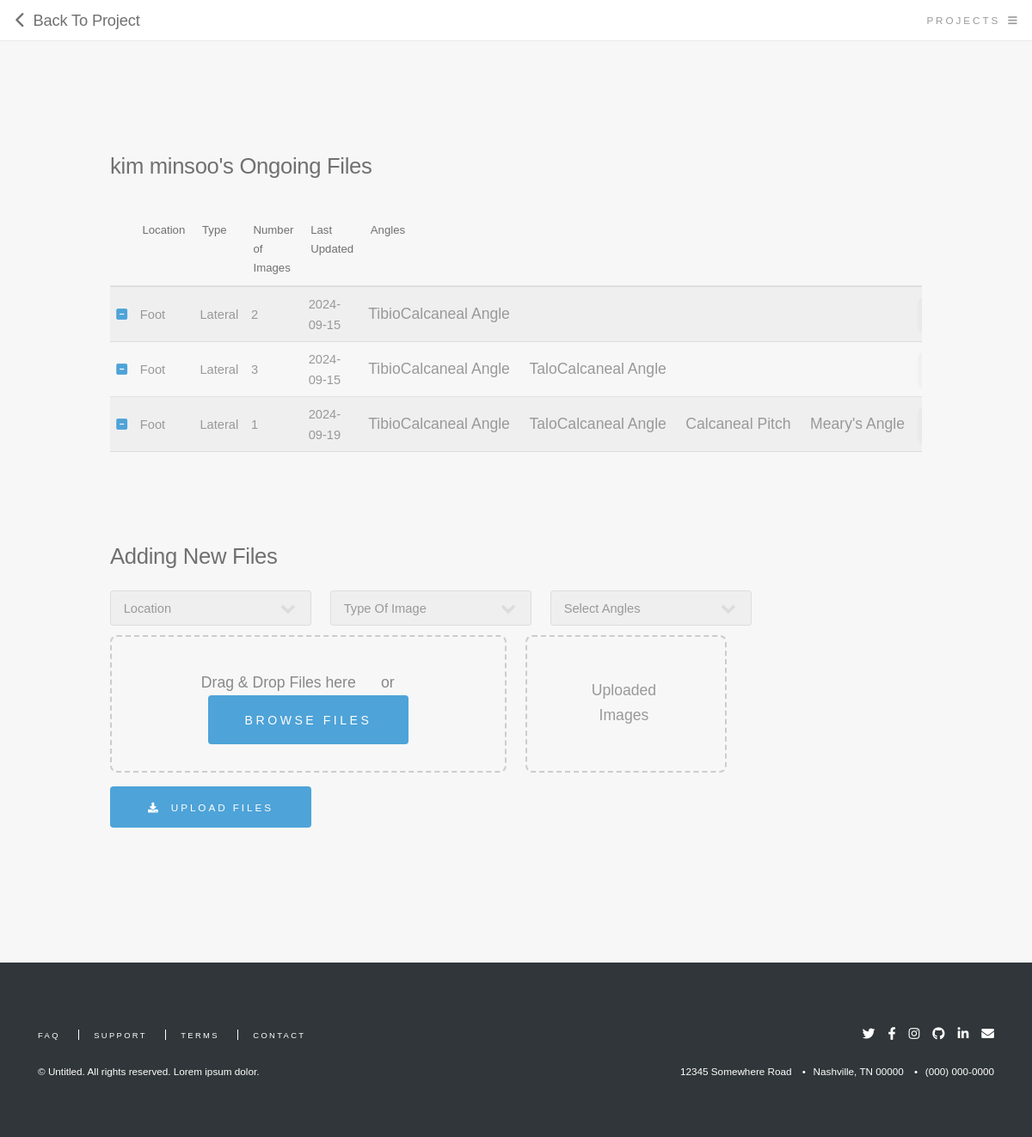
Screenshot of /file/1 (signed in) with the database file from the repository.
### main.py (models this page shows)
class User(db.Model, UserMixin):
    __tablename__ = 'user'
    id = db.Column(db.Integer, primary_key=True)
    name = db.Column(db.String(100), nullable=False)
    email = db.Column(db.String(100), unique=True, nullable=False)
    password = db.Column(db.String(100), nullable=False)
    projects = db.relationship('Project', backref='owner', lazy=True)

class File(db.Model):
    __tablename__ = 'file'
    id = db.Column(db.Integer, primary_key=True)
    name1 = db.Column(db.String(100),nullable=False)
    name2 = db.Column(db.String(100),nullable=False)
    selected_angles = db.Column(db.Text,nullable=False)
    image_data = db.Column(db.String(100), nullable=False)
    image_number = db.Column(db.Integer)
    file_time = db.Column(db.String(100))
    project_id = db.Column(db.Integer, db.ForeignKey('project.id'), nullable=False)
    status = db.Column(db.String, default='pending')
    progress = db.Column(db.Integer, default=0)

### main.py (the view, shortened to what this page needs)
@app.route("/file/<int:project_number>", methods=["GET", "POST"])
@login_required
def file(project_number):
    projects = Project.query.filter_by(user_id=current_user.id).all()
    files = File.query.filter_by(project_id=project_number).all()
    for file in files:
        file.selected_angles = ast.literal_eval(file.selected_angles)
    return render_template('file.html', projects=projects, files=files, project_id=project_number)

### main.py (called while the page is built)
@login_manager.user_loader
def load_user(user_id):
    return db.session.query(User).get(user_id)

### templates/file.html (shortened to what this page needs)
<!DOCTYPE html>
<html>
  <head>
    <link
      rel="stylesheet"
      href="{{ url_for('static', filename='assets/css/main.css') }}"
    />
  </head>
  <body class="is-preload">
    <header id="header">
      <h1>
        <a
          href="{{ url_for('project') }}"
          class="fa-solid fa-chevron-left"
          style="text-decoration: none"
        ></a>
        <a href="{{ url_for('project')  }}">&nbsp;Back To Project</a>
      </h1>
      <a href="#menu">Projects</a>
    </header>
    <section style="padding: 8rem">
      <h2>{{ current_user.name }}'s Ongoing Files</h2>
      <br />
      <div class="table-wrapper">
        <table>
          <thead>
            <tr>
              <th style="width: 2rem"></th>
              <th>Location</th>
              <th>Type</th>
              <th>Number of Images</th>
              <th>Last Updated</th>
              <th>Angles</th>
              <th style="width: 8rem"></th>
            </tr>
          </thead>
          <tbody>
            {% for file in files %}
            <tr>
              <td style="padding: 0.5em 0.5em; vertical-align: middle">
                <a
                  href="{{ url_for('delete_file', project_number=project_id, file_id=file.id) }}"
                  class="fa-solid fa-square-minus"
                  style="text-decoration: none"
                ></a>
              </td>
              <td style="padding: 0.5em 0.5em; vertical-align: middle">
                {{ file.name1 }}
              </td>
              <td style="padding: 0.5em 0.5em; vertical-align: middle">
                {{ file.name2 }}
              </td>
              <td style="padding: 0.5em 0.5em; vertical-align: middle">
                {{ file.image_number }}
              </td>
              <td style="padding: 0.5em 0.5em; vertical-align: middle">
                {{ file.file_time }}
              </td>
              <td
                style="
                  padding: 0em 0.5em;
                  vertical-align: middle;
                  max-width: 40rem;
                "
              >
                <div style="white-space: nowrap; overflow-x: auto">
                  {% for angle in file.selected_angles %}
                  <ul
                    style="
                      font-size: 1.1rem;
                      display: inline;
                      margin: 0;
                      padding-right: 1em;
                      padding-left: 0;
                    "
                  >
                    {{ angle }}
                  </ul>
                  {% endfor %}
                </div>
              </td>
              <td style="padding: 0.3em 0.5em; vertical-align: middle">
                <div
                  class="inference-container"
                  data-file-id="{{ file.id }}"
                  data-project-id="{{ project_id }}"
                >
                  <button
                    onclick="startInference({{ project_id }}, {{ file.id }})"
                    class="button run {% if file.status != 'pending' %}disabled{% endif %}"
                    style="height: 2.6rem; font-size: 0.8rem"
                    {%
                    if
                    file.status
                    !="pending"
                    %}disabled{%
                    endif
                    %}
                  >
                  </button>
                </div>
              </td>
            </tr>
            {% endfor %}
          </tbody>
        </table>
        <br />
        <br />
        <br />
        <h2>Adding New Files</h2>
        <form
          method="POST"
          action="{{ url_for('file', project_number=project_id) }}"
          enctype="multipart/form-data"
        >
          <div class="container">
            <div class="row">
              <div class="col-3 col-8-small" style="min-width: 16rem">
                <select name="location" id="location" required>
                  <option value="" selected disabled hidden>Location</option>
                </select>
              </div>
              <div class="col-3 col-8-small" style="min-width: 16rem">
                <select name="view" id="view" required>
                  <option value="" selected disabled hidden>
                    Type Of Image
                  </option>
                </select>
              </div>
              <div class="col-3 col-8-small" style="min-width: 16rem">
                <div class="multiselect-dropdown">
                  <div class="select-box" onclick="toggleDropdown()">
                    <select>
                      <option>Select Angles</option>
                    </select>
                    <div class="over-select"></div>
                  </div>
                </div>
              </div>
            </div>
            <div class="row" style="padding-top: 0.7rem; align-items: flex-end">
              <div class="col-6 col-8-small" style="min-width: 16rem">
                <div id="dropzone" class="dropzone">
                  <div style="padding-top: 0.5rem">
                    Drag & Drop Files here &nbsp;&nbsp;&nbsp;&nbsp; or
                    &nbsp;&nbsp;&nbsp;&nbsp;
                    <button
                      type="button"
                      id="file-upload-btn"
                      class="button primary"
                    >
                      Browse Files
                    </button>
                  </div>
                </div>
              </div>
              <div class="col-3 col-8-small" style="min-width: 16rem">
                <div class="dropzone">
                  <div
                    id="file-list"
                    class="file-list"
                    style="font-size: 1.1rem; padding: 1rem"
                  >
                    <span class="placeholder">Uploaded Images</span>
                  </div>
                </div>
              </div>
              <div
                class="col-3 col-4-small"
                style="
                  display: flex;
                  flex-direction: column;
                  justify-content: flex-end;
                  min-width: 16rem;
                  padding-top: 1rem;
                "
              >
                <button
                  type="submit"
                  id="upload-form"
                  class="button primary icon solid fa-download"
                >
                  Upload Files
                </button>
              </div>
            </div>
          </div>
        </form>
      </div>
    </section>
    <footer id="footer">
      <div class="inner">
        <ul class="icons">
          <li>
            <a href="#" class="icon brands fa-twitter"
              ><span class="label">Twitter</span></a
            >
          </li>
          <li>
            <a href="#" class="icon brands fa-facebook-f"
              ><span class="label">Facebook</span></a
            >
          </li>
          <li>
            <a href="#" class="icon brands fa-instagram"
              ><span class="label">Instagram</span></a
            >
          </li>
          <li>
            <a href="#" class="icon brands fa-github"
              ><span class="label">GitHub</span></a
            >
          </li>
          <li>
            <a href="#" class="icon brands fa-linkedin-in"
              ><span class="label">LinkedIn</span></a
            >
          </li>
          <li>
            <a href="#" class="icon solid fa-envelope"
              ><span class="label">Envelope</span></a
            >
          </li>
        </ul>
        <ul class="contact">
          <li>12345 Somewhere Road</li>
          <li>Nashville, TN 00000</li>
          <li>(000) 000-0000</li>
        </ul>
        <ul class="links">
          <li><a href="#">FAQ</a></li>
          <li><a href="#">Support</a></li>
          <li><a href="#">Terms</a></li>
          <li><a href="#">Contact</a></li>
        </ul>
        <p class="copyright">
          &copy; Untitled. All rights reserved. Lorem ipsum dolor.
        </p>
      </div>
    </footer>
  </body>
</html>

### templates/file.html (style rules this page uses)
.dropzone { position: relative; border: 2px dashed #cccccc; border-radius: 8px; padding: 0.5rem; width: 100%; height: 10rem; display: flex; flex-direction: column; align-items: center; justify-content: center; text-align: center; margin-right: 0rem; font-size: 1rem; color: #888888; }
.file-list { position: absolute; top: 0.2rem; left: 0.2rem; text-align: start; width: 95%; height: 95%; overflow: auto; }

### rows the page displays
User: name "kim minsoo"
File: name1 "Foot", name2 "Lateral", image_number "2", file_time "2024-09-15", selected_angles "TibioCalcaneal Angle"
File: name1 "Foot", name2 "Lateral", image_number "3", file_time "2024-09-15", selected_angles "TibioCalcaneal Angle" "TaloCalcaneal Angle", {{ file.id }} 2 (drawn)
File: name1 "Foot", name2 "Lateral", image_number "1", file_time "2024-09-19", selected_angles "TibioCalcaneal Angle" "TaloCalcaneal Angle" "Calcaneal Pitch" "Meary's Angle"
